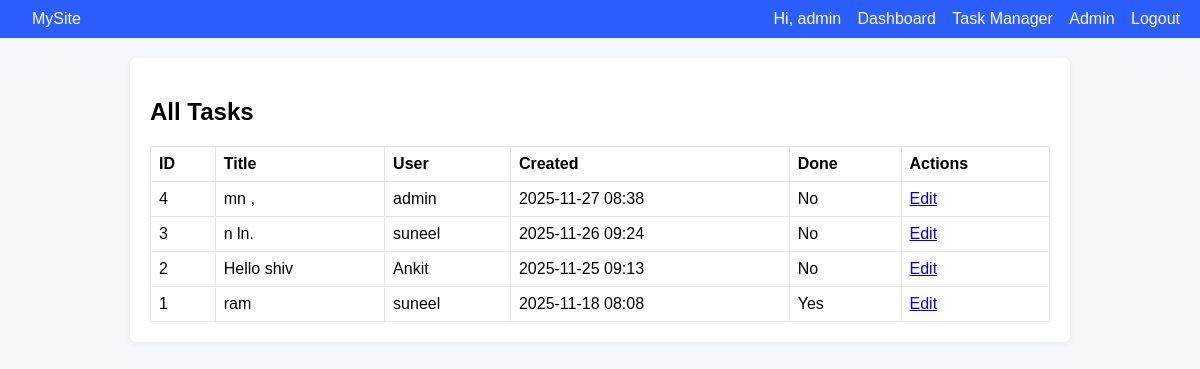
The app's page /admin/tasks (signed in) with its own data.
### models.py (models this page shows, shortened)
class Task(db.Model):
    __tablename__ = 'task'
    id = db.Column(db.Integer, primary_key=True)
    title = db.Column(db.String(200), nullable=False)
    description = db.Column(db.Text, nullable=True)
    done = db.Column(db.Boolean, default=False)
    created_at = db.Column(db.DateTime, default=datetime.utcnow)
    user_id = db.Column(db.Integer, db.ForeignKey('user.id'), nullable=False)

class User(db.Model):
    __tablename__ = 'user'
    id = db.Column(db.Integer, primary_key=True)
    username = db.Column(db.String(80), unique=True, nullable=False)
    email = db.Column(db.String(150), unique=True, nullable=False)
    password = db.Column(db.String(200), nullable=False)
    role = db.Column(db.String(20), default='user')  # 'user' or 'admin'
    created_at = db.Column(db.DateTime, default=datetime.utcnow)
    tasks = db.relationship('Task', backref='owner', lazy=True, cascade="all, delete-orphan")

### app.py (the view)
@app.route('/admin/tasks')
@admin_required
def admin_tasks():
    tasks = Task.query.order_by(Task.created_at.desc()).all()
    return render_template('admin_tasks.html', tasks=tasks)

### app.py (called while the page is built)
def admin_required(fn):
    from functools import wraps
    @wraps(fn)
    def wrapper(*args, **kwargs):
        if 'user_id' not in session or session.get('role') != 'admin':
            flash('Admin access required.', 'danger')
            return redirect(url_for('login'))
        return fn(*args, **kwargs)
    return wrapper

### templates/admin_tasks.html (shortened to what this page needs)
{% extends 'base.html' %}
{% block content %}
<h2>All Tasks</h2>
{% if tasks %}
<table class="admin-table">
  <thead><tr><th>ID</th><th>Title</th><th>User</th><th>Created</th><th>Done</th><th>Actions</th></tr></thead>
  <tbody>
    {% for t in tasks %}
      <tr>
        <td>{{ t.id }}</td>
        <td>{{ t.title }}</td>
        <td>{{ t.owner.username }}</td>
        <td>{{ t.created_at.strftime('%Y-%m-%d %H:%M') }}</td>
        <td>{{ 'Yes' if t.done else 'No' }}</td>
        <td><a href="{{ url_for('edit_task', id=t.id) }}">Edit</a></td>
      </tr>
    {% endfor %}
  </tbody>
</table>
{% else %}
  <p>No tasks found.</p>
{% endif %}
{% endblock %}

### static/style.css (style rules this page uses)
body { font-family: Arial, sans-serif; margin: 0; padding: 0; background: #f5f7fb; }
.admin-table { width: 100%; border-collapse: collapse; }
.admin-table th, .admin-table td { border: 1px solid #e6e6e6; padding: 8px; text-align: left; }

### records on screen
Task: id "4", title "mn ,", owner.username "admin", created_at "2025-11-27 08:38", done "No"
Task: id "3", title "n ln.", owner.username "suneel", created_at "2025-11-26 09:24", done "No"
Task: id "2", title "Hello shiv", owner.username "Ankit", created_at "2025-11-25 09:13", done "No"
Task: id "1", title "ram", owner.username "suneel", created_at "2025-11-18 08:08", done "Yes"

### other values on screen
{{ session.get('username') }} "admin"
